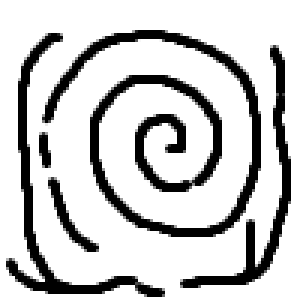
#> input picture 100.png, 100 x 100 px (shown 3 times larger)
$ python main.py
#> lines starting #> are read from the running program, lines starting #| are printed output that depends on the picture; after the words box and inside, x2 and y2 are one past the last pixel; in counts of white or black regions, pixels touching at a corner belong together
#> further down, img is the input picture: shape (100, 100); min 0, max 255, mean 201.2
import numpy as np
import pandas as pd
import cv2

# [5 lines left out: function printarray, not called in this run]

def binary(img_array):
    for y in range(len(img_array)):
        for x in range(len(img_array[0])):
            if img_array[y][x] > 127:
                img_array[y][x] = 255
            else:
                img_array[y][x] = 0
#> this loop made 100 passes
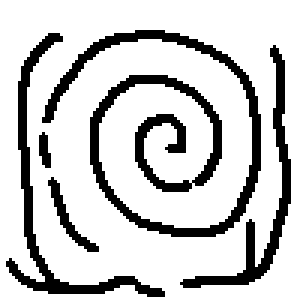
#> img_array: shape (100, 100) (shown 3 times larger); 79.4% white; 5 black regions, box (x1, y1, x2, y2) and area: (14, 10, 87, 79) 1083, (2, 11, 55, 99) 468, (60, 15, 97, 96) 388, (16, 59, 33, 84) 91, (13, 44, 17, 56) 34

def kernel_count(kernel):
    kernel_rows = len(kernel)
    kernel_cols = len(kernel[0])

    count = 0

    for y in range(kernel_rows):
        for x in range(kernel_cols):
            if (kernel[y][x]) == 0:
                count = count + 1
    return count


def thinning2(img_array, smoothness = 0):
#> called with smoothness = 1
    img_rows = len(img_array)
#> img_rows = 100
    img_cols = len(img_array[0])
#> img_cols = 100

    new_img = [[255] * img_cols] * img_rows
#> new_img = 100 items
    new_img = np.array(new_img)
#> new_img: shape (100, 100) int64; every value is 255
    pixel_tup = []

    # image kernel
    kernel = [[0, 0],
              [0, 0]]

    kernel_rows = len(kernel)
    kernel_cols = len(kernel[0])

    kernel_row_half_length = kernel_rows // 2
    kernel_cols_half_length = kernel_cols // 2

    kernel_cnt = kernel_count(kernel)

    # begin looping through image (range is minus 1 because the kernel is 3 in length)
    print("applying filter...")
    for y in range(img_rows - kernel_rows):
        for x in range(img_cols - kernel_cols):

            # keep track of original position of x and y so I can go back to them, because I am going to move them when ->
            # looping through kernel
            original_y = y
            original_x = x

            # keep track of number of matches to kernel
            track = 0

            # begin looping through kernel

            for ky in range(kernel_rows):
                # print("ky")
                for kx in range(kernel_cols):
                    if kernel[ky][kx] == img_array[y][x]:
                        track = track + 1
                    # print("kx")
                    # print((x, y))
                    x = x + 1
                x = original_x
                y = y + 1

            # set x and y back to original values before going through kernel
            if y != original_y:
                y = original_y

            if x != original_x:
                x = original_x

            # if kernel fits draw a black square in the middle
            if track >= kernel_cnt - smoothness:
                pixel_tup.append((x + kernel_cols_half_length, y + kernel_row_half_length))

            track = 0

    for i in pixel_tup:
        x = i[0]
        y = i[1]

        new_img[y][x] = 0
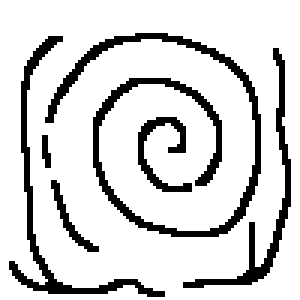
#> new_img: shape (100, 100) int64 (shown 3 times larger); 83.5% white; black in thin lines or dots, all inside (x1, y1, x2, y2) = (3, 11, 97, 99)

    return new_img

# [67 lines left out: function thinning, not called in this run]


img = cv2.imread("100.png",0)
print("loaded image")

print("processing image...")
binary(img)
print("image processed")
print("saving processed image...")
cv2.imwrite("processed.png",img)
print("processed image created")

print("thinning image...")

img = thinning2(img, smoothness = 1)

print("image thinned")

print("creating final new image...")
cv2.imwrite("thinned_img.png",img)
print("final new image created")
